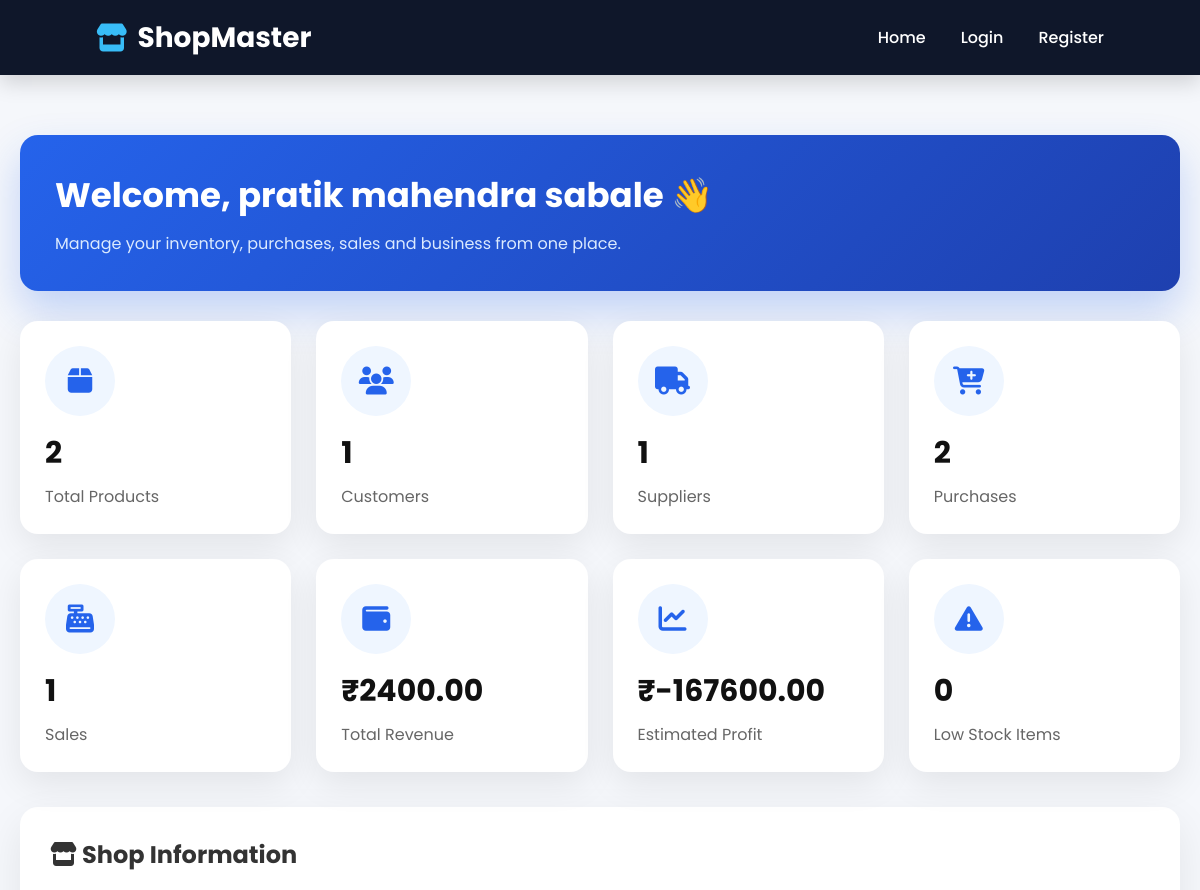
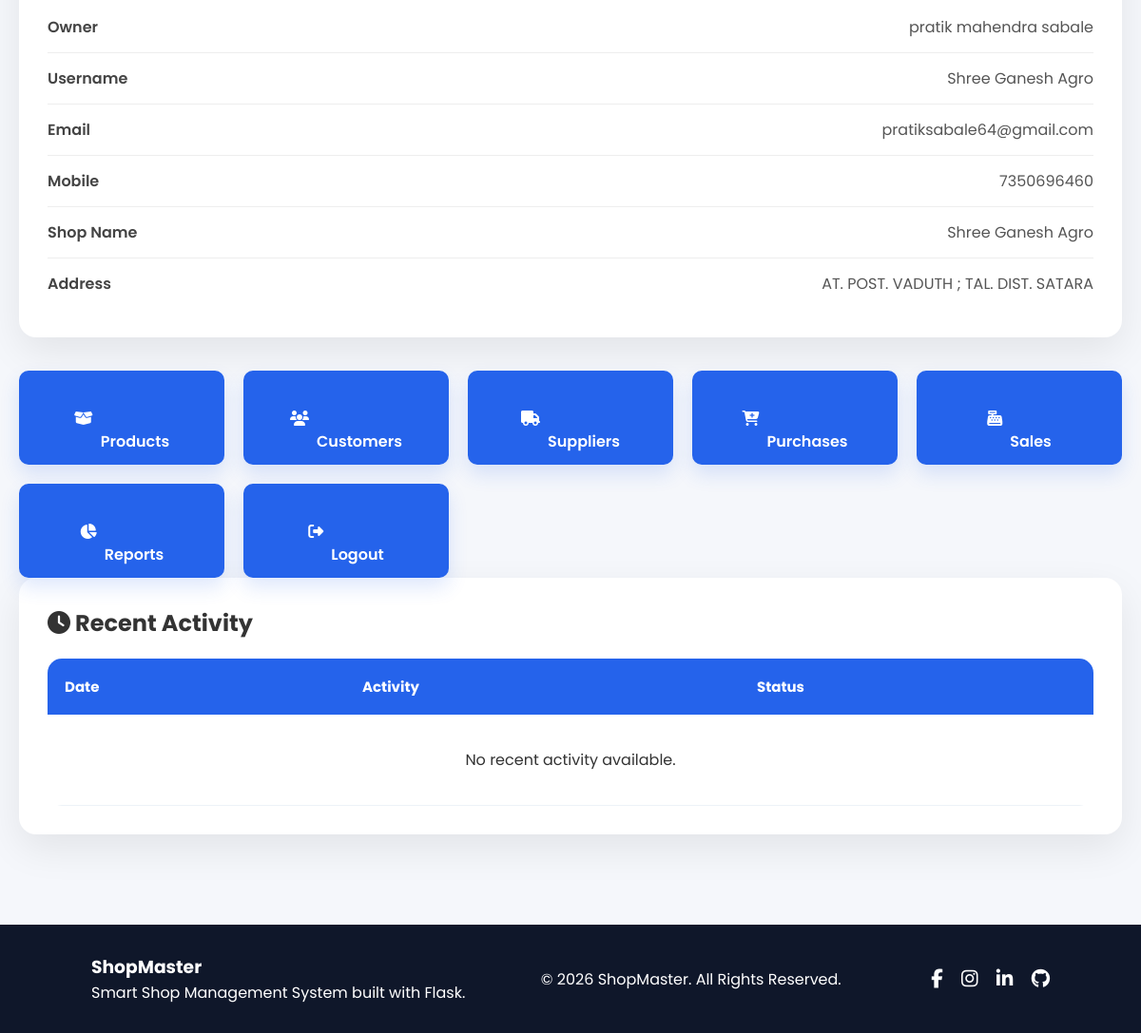
/dashboard (signed in), run on the app's committed database (2 pictures, top to bottom).
### models.py (models this page shows, shortened)
class User(UserMixin, db.Model):
    __tablename__ = "users"
    id = db.Column(db.Integer, primary_key=True)
    full_name = db.Column(db.String(100), nullable=False)
    username = db.Column(db.String(50), unique=True, nullable=False)
    email = db.Column(db.String(120), unique=True, nullable=False)
    mobile = db.Column(db.String(15))
    shop_name = db.Column(db.String(100))
    shop_address = db.Column(db.Text)
    password = db.Column(db.String(255), nullable=False)
    role = db.Column(db.String(20), default="admin")
    profile_image = db.Column(
        db.String(200),
        default="default.png"
    )
    created_at = db.Column(
        db.DateTime,
        server_default=db.func.now()
    )
    products = db.relationship(
        "Product",
        backref="owner",
        lazy=True,
        cascade="all, delete-orphan"
    )
    customers = db.relationship(
        "Customer",
        backref="owner",
        lazy=True,
        cascade="all, delete-orphan"
    )
    suppliers = db.relationship(
    "Supplier",
    backref="owner",
    lazy=True,
    cascade="all, delete-orphan"
    )

### routes/dashboard.py (the view)
@dashboard.route("/dashboard")
@login_required
def home():
    total_products = Product.query.filter_by(
        user_id=current_user.id
    ).count()
    total_customers = Customer.query.filter_by(
        user_id=current_user.id
    ).count()
    total_suppliers = Supplier.query.filter_by(
        user_id=current_user.id
    ).count()
    total_purchases = Purchase.query.filter_by(
        user_id=current_user.id
    ).count()
    total_sales = Invoice.query.filter_by(
        user_id=current_user.id
    ).count()
    total_revenue = sum(
        invoice.grand_total
        for invoice in Invoice.query.filter_by(
            user_id=current_user.id
        ).all()
    )
    total_purchase_cost = sum(
        purchase.total_amount
        for purchase in Purchase.query.filter_by(
            user_id=current_user.id
        ).all()
    )
    profit = total_revenue - total_purchase_cost
    low_stock = Product.query.filter(
        Product.user_id == current_user.id,
        Product.quantity < 10
    ).count()
    return render_template(
        "dashboard.html",
        user=current_user,
        total_products=total_products,
        total_customers=total_customers,
        total_suppliers=total_suppliers,
        total_purchases=total_purchases,
        total_sales=total_sales,
        total_revenue=total_revenue,
        profit=profit,
        low_stock=low_stock
    )

### models.py (called while the page is built)
@login_manager.user_loader
def load_user(user_id):
    return db.session.get(User, int(user_id))

### templates/dashboard.html
{% include 'header.html' %}
<div class="dashboard-container">
    <div class="dashboard-header">
        <h1>Welcome, {{ user.full_name }} 👋</h1>
        <p>
            Manage your inventory, purchases, sales and business from one place.
        </p>
    </div>
<div class="dashboard-cards">
    <div class="dashboard-card">
        <i class="fas fa-box"></i>
        <h2>{{ total_products }}</h2>
        <p>Total Products</p>
    </div>
    <div class="dashboard-card">
        <i class="fas fa-users"></i>
        <h2>{{ total_customers }}</h2>
        <p>Customers</p>
    </div>
    <div class="dashboard-card">
        <i class="fas fa-truck"></i>
        <h2>{{ total_suppliers }}</h2>
        <p>Suppliers</p>
    </div>
    <div class="dashboard-card">
        <i class="fas fa-cart-plus"></i>
        <h2>{{ total_purchases }}</h2>
        <p>Purchases</p>
    </div>
    <div class="dashboard-card">
        <i class="fas fa-cash-register"></i>
        <h2>{{ total_sales }}</h2>
        <p>Sales</p>
    </div>
    <div class="dashboard-card">
        <i class="fas fa-wallet"></i>
        <h2>₹{{ "%.2f"|format(total_revenue) }}</h2>
        <p>Total Revenue</p>
    </div>
    <div class="dashboard-card">
        <i class="fas fa-chart-line"></i>
        <h2>₹{{ "%.2f"|format(profit) }}</h2>
        <p>Estimated Profit</p>
    </div>
    <div class="dashboard-card">
        <i class="fas fa-exclamation-triangle"></i>
        <h2>{{ low_stock }}</h2>
        <p>Low Stock Items</p>
    </div>
</div>
    <div class="profile-card">
        <h2>
            <i class="fas fa-store"></i>
            Shop Information
        </h2>
        <div class="profile-item">
            <span>Owner</span>
            <span>{{ user.full_name }}</span>
        </div>
        <div class="profile-item">
            <span>Username</span>
            <span>{{ user.username }}</span>
        </div>
        <div class="profile-item">
            <span>Email</span>
            <span>{{ user.email }}</span>
        </div>
        <div class="profile-item">
            <span>Mobile</span>
            <span>{{ user.mobile }}</span>
        </div>
        <div class="profile-item">
            <span>Shop Name</span>
            <span>{{ user.shop_name }}</span>
        </div>
        <div class="profile-item">
            <span>Address</span>
            <span>{{ user.shop_address }}</span>
        </div>
    </div>
<div class="quick-actions">
    <a href="{{ url_for('products.product_list') }}" class="action-btn">
        <i class="fas fa-box-open"></i>
        <br><br>
        Products
    </a>
    <a href="{{ url_for('customers.customer_list') }}" class="action-btn">
        <i class="fas fa-users"></i>
        <br><br>
        Customers
    </a>
    <a href="{{ url_for('suppliers.supplier_list') }}" class="action-btn">
        <i class="fas fa-truck"></i>
        <br><br>
        Suppliers
    </a>
    <a href="{{ url_for('purchases.purchase_list') }}" class="action-btn">
        <i class="fas fa-cart-plus"></i>
        <br><br>
        Purchases
    </a>
    <a href="{{ url_for('sales.sale_list') }}" class="action-btn">
        <i class="fas fa-cash-register"></i>
        <br><br>
        Sales
    </a>
    <a href="{{ url_for('reports.report_list') }}" class="action-btn">
        <i class="fas fa-chart-pie"></i>
        <br><br>
        Reports
    </a>
    <a href="{{ url_for('auth.logout') }}" class="action-btn">
        <i class="fas fa-right-from-bracket"></i>
        <br><br>
        Logout
    </a>
</div>
    <div class="profile-card">
        <h2>
            <i class="fas fa-clock"></i>
            Recent Activity
        </h2>
        <table class="customer-table">
            <thead>
                <tr>
                    <th>Date</th>
                    <th>Activity</th>
                    <th>Status</th>
                </tr>
            </thead>
            <tbody>
                <tr>
                    <td colspan="3" style="text-align:center;padding:35px;">
                        No recent activity available.
                    </td>
                </tr>
            </tbody>
        </table>
    </div>
</div>
{% include 'footer.html' %}

### static/css/style.css (style rules this page uses)
* { margin:0; padding:0; box-sizing:border-box; }
html { scroll-behavior:smooth; }
body { font-family:'Poppins',sans-serif; background:#f5f7fb; color:#333; }
.dashboard-container { max-width:1200px; margin:40px auto; padding:20px; }
.dashboard-header { background:#ffffff; padding:25px; border-radius:15px; box-shadow:0 10px 25px rgba(0,0,0,.08); margin-bottom:30px; }
.dashboard-header h1 { font-size:32px; color:#222; margin-bottom:10px; }
.dashboard-header p { color:#666; font-size:16px; }
.dashboard-cards { display:grid; grid-template-columns:repeat(auto-fit,minmax(220px,1fr)); gap:25px; margin-bottom:35px; }
.dashboard-card { background:#fff; border-radius:15px; padding:25px; box-shadow:0 10px 20px rgba(0,0,0,.08); transition:.3s; position:relative; overflow:hidden; }
.dashboard-card i { font-size:42px; color:#2563eb; margin-bottom:15px; }
.dashboard-card h2 { font-size:30px; margin-bottom:8px; color:#111; }
.dashboard-card p { color:#666; font-size:16px; }
.profile-card { background:#fff; border-radius:15px; padding:30px; box-shadow:0 10px 25px rgba(0,0,0,.08); margin-bottom:35px; }
.profile-card h2 { margin-bottom:20px; }
.profile-item { display:flex; justify-content:space-between; padding:14px 0; border-bottom:1px solid #eee; }
.profile-item:last-child { border:none; }
.profile-item span:first-child { font-weight:600; color:#444; }
.profile-item span:last-child { color:#555; }
.quick-actions { display:grid; grid-template-columns:repeat(auto-fit,minmax(180px,1fr)); gap:20px; margin-top:30px; }
.action-btn { text-decoration:none; background:#2563eb; color:white; padding:18px; text-align:center; border-radius:12px; font-weight:600; transition:.3s; }
* { transition:0.25s ease; }
.dashboard-header { background:linear-gradient(135deg,#2563eb,#1e40af); color:white; border-radius:18px; padding:35px; box-shadow:0 20px 40px rgba(37,99,235,.25); }
.dashboard-header h1 { color:white; font-size:34px; font-weight:700; }
.dashboard-header p { color:#dbeafe; }
.dashboard-card { border:none; border-radius:18px; background:white; box-shadow:0 12px 35px rgba(0,0,0,.08); overflow:hidden; }
.dashboard-card i { width:70px; height:70px; border-radius:50%; display:flex; align-items:center; justify-content:center; background:#eff6ff; color:#2563eb; font-size:28px; }
.profile-card { border-radius:18px; box-shadow:0 15px 40px rgba(0,0,0,.08); border:none; }
.customer-table { width:100%; border-collapse:collapse; border-radius:15px; overflow:hidden; }
.customer-table thead { background:#2563eb; color:white; }
.customer-table th { padding:18px; text-align:left; font-size:15px; }
.customer-table td { padding:18px; border-bottom:1px solid #edf2f7; }
.action-btn { display:inline-flex; align-items:center; justify-content:center; gap:8px; border-radius:10px; padding:12px 18px; font-weight:600; box-shadow:0 10px 20px rgba(37,99,235,.15); }
.dashboard-container { animation:fadeIn .5s ease; }

### data on the page
User: full_name "pratik mahendra sabale", username "Shree Ganesh Agro", email "pratiksabale64@gmail.com", mobile "7350696460", shop_name "Shree Ganesh Agro", shop_address "AT. POST. VADUTH ; TAL. DIST. SATARA"

### other printed values
{{ total_products }} "2"
{{ total_customers }} "1"
{{ total_suppliers }} "1"
{{ total_purchases }} "2"
{{ total_sales }} "1"
{{ "%.2f"|format(total_revenue) }} "2400.00"
{{ "%.2f"|format(profit) }} "-167600.00"
{{ low_stock }} "0"
